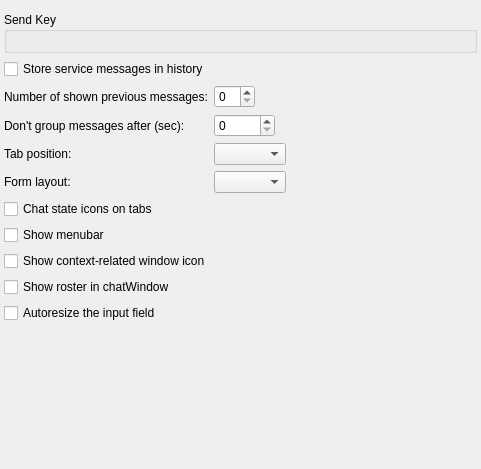
<?xml version="1.0" encoding="UTF-8"?>
<ui version="4.0">
 <class>TabbedChatBehavior</class>
 <widget class="QWidget" name="TabbedChatBehavior">
  <property name="geometry">
   <rect>
    <x>0</x>
    <y>0</y>
    <width>481</width>
    <height>469</height>
   </rect>
  </property>
  <property name="windowTitle">
   <string>Form</string>
  </property>
  <layout class="QFormLayout" name="formLayout">
   <property name="fieldGrowthPolicy">
    <enum>QFormLayout::FieldsStayAtSizeHint</enum>
   </property>
   <property name="leftMargin">
    <number>4</number>
   </property>
   <property name="topMargin">
    <number>12</number>
   </property>
   <property name="rightMargin">
    <number>4</number>
   </property>
   <property name="bottomMargin">
    <number>1</number>
   </property>
   <item row="0" column="0" colspan="2">
    <widget class="QGroupBox" name="groupBox">
     <property name="title">
      <string>Send Key</string>
     </property>
     <layout class="QGridLayout" name="gridLayout_2"/>
    </widget>
   </item>
   <item row="2" column="0">
    <widget class="QLabel" name="label">
     <property name="toolTip">
      <string>Number of previous messages shown in new chats</string>
     </property>
     <property name="text">
      <string>Number of shown previous messages:</string>
     </property>
    </widget>
   </item>
   <item row="2" column="1">
    <widget class="QSpinBox" name="recentBox"/>
   </item>
   <item row="3" column="0">
    <widget class="QLabel" name="label_2">
     <property name="text">
      <string>Don't group messages after (sec):</string>
     </property>
    </widget>
   </item>
   <item row="3" column="1">
    <widget class="QSpinBox" name="groupUntil">
     <property name="maximum">
      <number>10000</number>
     </property>
    </widget>
   </item>
   <item row="4" column="0">
    <widget class="QLabel" name="label_3">
     <property name="text">
      <string>Tab position:</string>
     </property>
    </widget>
   </item>
   <item row="4" column="1">
    <widget class="QComboBox" name="tabPositionBox"/>
   </item>
   <item row="5" column="0">
    <widget class="QLabel" name="label_4">
     <property name="text">
      <string>Form layout:</string>
     </property>
    </widget>
   </item>
   <item row="5" column="1">
    <widget class="QComboBox" name="formLayoutBox"/>
   </item>
   <item row="1" column="0" colspan="2">
    <widget class="QCheckBox" name="storeBox">
     <property name="text">
      <string>Store service messages in history</string>
     </property>
    </widget>
   </item>
   <item row="6" column="0" colspan="2">
    <widget class="QCheckBox" name="stateBox">
     <property name="text">
      <string>Chat state icons on tabs</string>
     </property>
    </widget>
   </item>
   <item row="7" column="0" colspan="2">
    <widget class="QCheckBox" name="menuBox">
     <property name="text">
      <string>Show menubar</string>
     </property>
    </widget>
   </item>
   <item row="8" column="0" colspan="2">
    <widget class="QCheckBox" name="customIconBox">
     <property name="text">
      <string>Show context-related window icon</string>
     </property>
    </widget>
   </item>
   <item row="9" column="0" colspan="2">
    <widget class="QCheckBox" name="rosterBox">
     <property name="text">
      <string>Show roster in chatWindow</string>
     </property>
    </widget>
   </item>
   <item row="10" column="0" colspan="2">
    <widget class="QCheckBox" name="autoresizeBox">
     <property name="text">
      <string>Autoresize the input field</string>
     </property>
    </widget>
   </item>
  </layout>
 </widget>
 <resources/>
 <connections/>
</ui>
